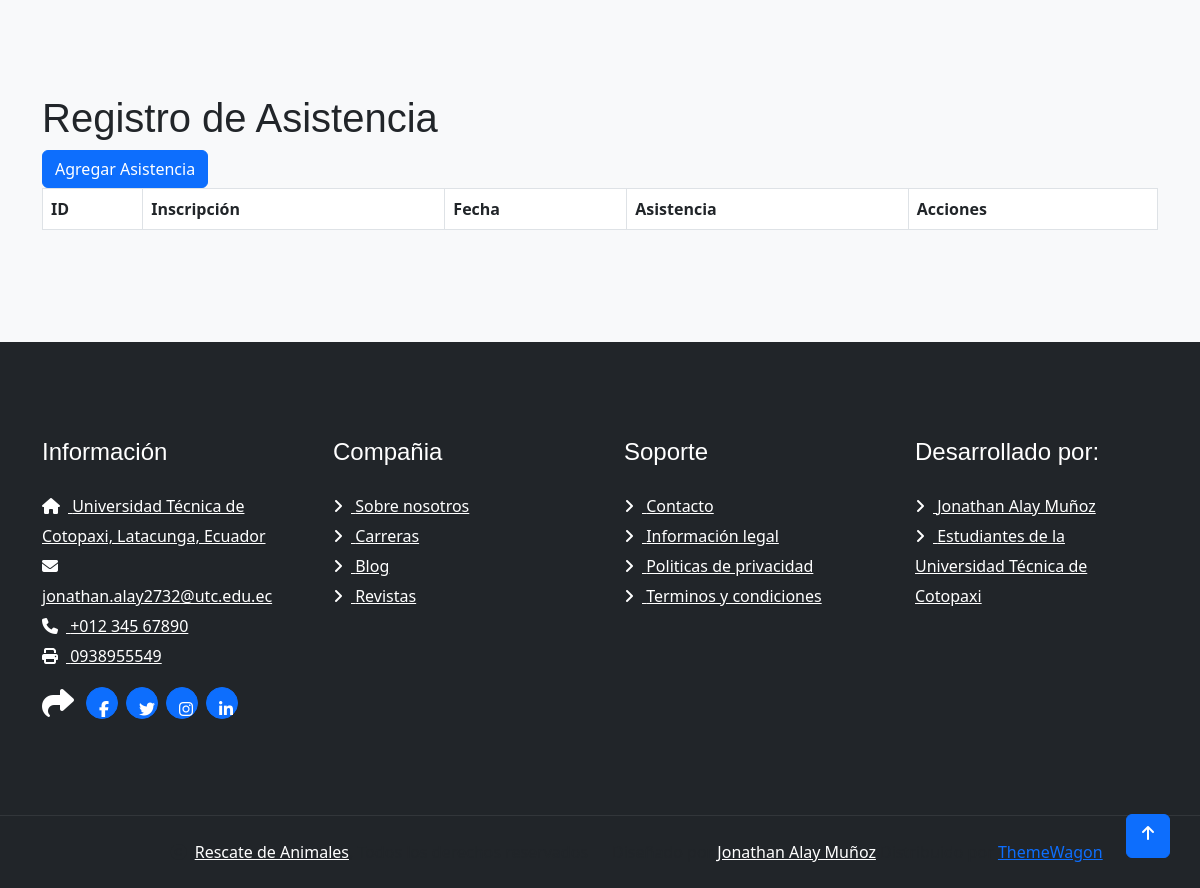
Before: /asistencia (lower part) with the older database file.
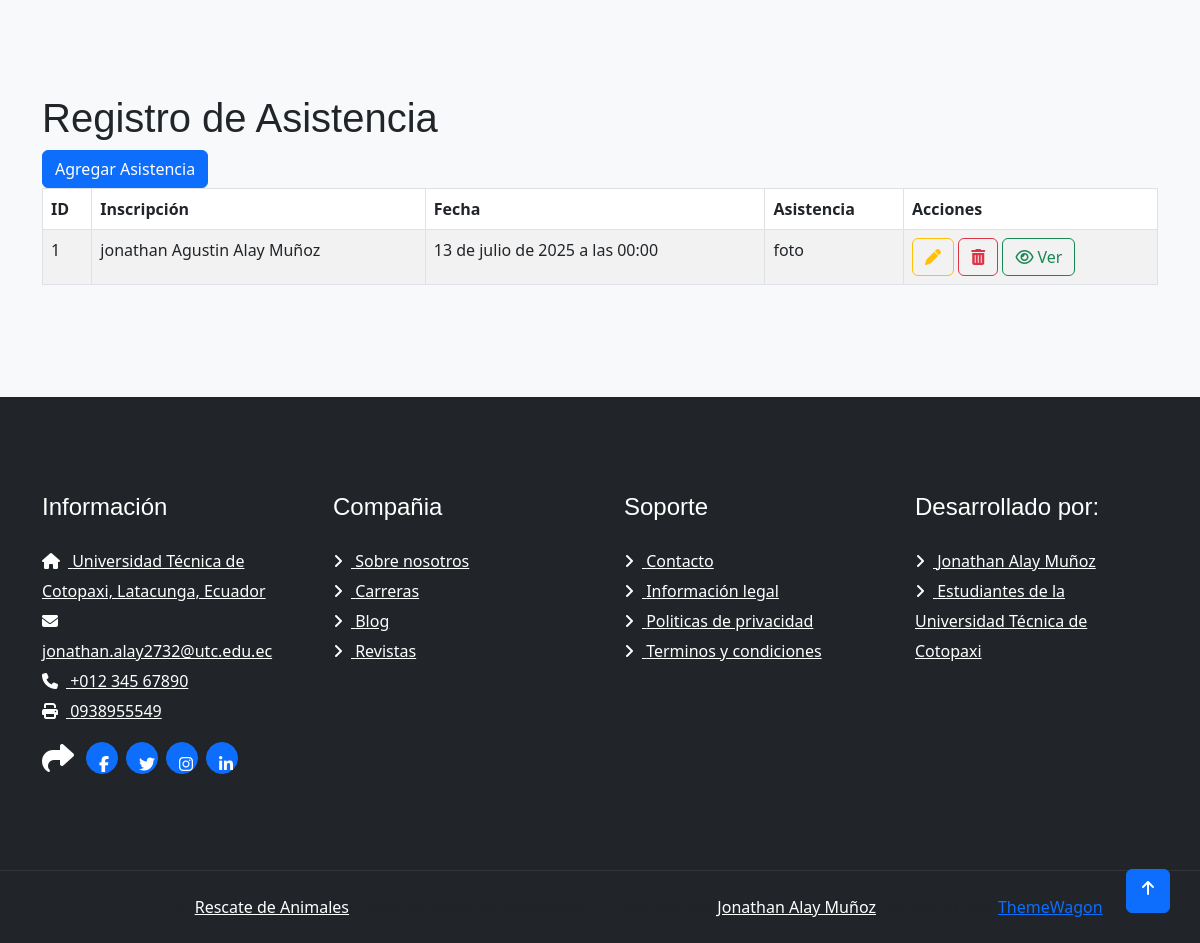
After: the same page with the newer database file.
### Aplicaciones/Eventos/models.py (models this page shows, shortened)
class Asistencia(models.Model):
    inscripcion = models.ForeignKey(Inscripcion, on_delete=models.CASCADE)
    fecha = models.DateTimeField(auto_now_add=True)
    metodo_validacion = models.CharField(max_length=50)  # QR, manual, etc.

class Inscripcion(models.Model):
    usuario = models.ForeignKey(Usuario, on_delete=models.CASCADE)
    evento = models.ForeignKey(Evento, on_delete=models.CASCADE)
    estado = models.ForeignKey(EstadoInscripcion, on_delete=models.SET_NULL, null=True)
    fecha_inscripcion = models.DateField(auto_now_add=True)

class Usuario(models.Model):
    nombre_completo = models.CharField(max_length=100)
    correo = models.EmailField(unique=True)
    clave = models.CharField(max_length=100)
    tipo = models.CharField(max_length=20)  # estudiante, docente, admin
    carrera = models.ForeignKey(Carrera, on_delete=models.SET_NULL, null=True)
    semestre = models.CharField(max_length=10)
    def __str__(self):
        return self.nombre_completo

### Aplicaciones/Eventos/views.py (the view)
# urls.py: path('asistencia', views.asistencia, name='asistencia'),
def asistencia(request):
    listadoAsistencia = Asistencia.objects.all()
    return render(request, "asistencia.html", {'asistencias': listadoAsistencia})

### Aplicaciones/Eventos/templates/asistencia.html (shortened to what this page needs)
{% extends './plantilla.html'%}
{% load static %}
{% block contenido %}
  <h1>Registro de Asistencia</h1>
  <a href="/nuevaAsistencia" class="btn btn-primary">Agregar Asistencia</a>
  <table class="table table-bordered table-striped table-hover" id="tbl_asistencia">
    <thead>
      <tr>
        <th>ID</th>
        <th>Inscripción</th>
        <th>Fecha</th>
        <th>Asistencia</th>
        <th>Acciones</th>
      </tr>
    </thead>
    <tbody>
      {% for asistencia in asistencias %}
      <tr>
        <td>{{ asistencia.id }}</td>
        <td>{{ asistencia.inscripcion.usuario }}</td>
        <td>{{ asistencia.fecha }}</td>
        <td>{{ asistencia.metodo_validacion }}</td>
        <td>
          <a href="editarAsistencia/{{ asistencia.id }}" class="btn btn-outline-warning">
            <i class="fa fa-pen"></i>
          </a>
          <a href="#" onclick="eliminarAsistencia('{{ asistencia.id }}');" class="btn btn-outline-danger">
            <i class="fa fa-trash"></i>
          </a>
          <a href="{% url 'asistencia_completada' asistencia.id %}" class="btn btn-outline-success">
            <i class="fa fa-eye"></i> Ver
          </a>
        </td>
      </tr>
      {% endfor %}
    </tbody>
  </table>
{% endblock %}

Changed rows visible on the page:
added Asistencia: id "1", inscripcion.usuario "jonathan Agustin Alay Muñoz", fecha "13 de julio de 2025 a las 00:00", metodo_validacion "foto"
